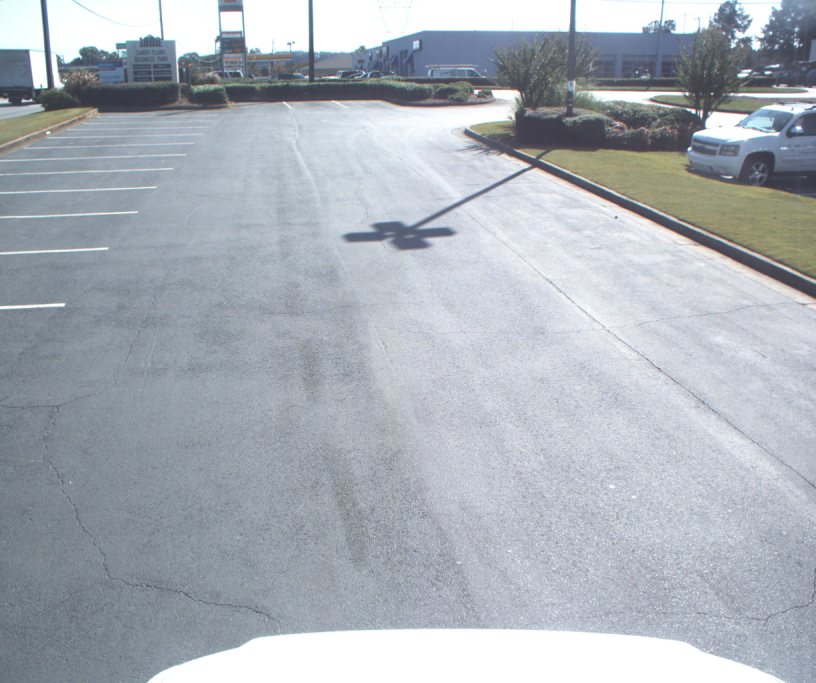
#> input picture New Sign Capture/000003.jpg, 2448 x 2048 px (shown at 1/3 size)
$ python resizer.py
#> lines starting #> are read from the running program, lines starting #| are printed output that depends on the picture; after the words box and inside, x2 and y2 are one past the last pixel; in counts of white or black regions, pixels touching at a corner belong together
import cv2

big_image=cv2.imread('000003.jpg')
#> big_image is the input picture: shape (2048, 2448, 3); mean B, G, R 183.9, 176.4, 169.7
small_image=cv2.resize(big_image,(612,512))
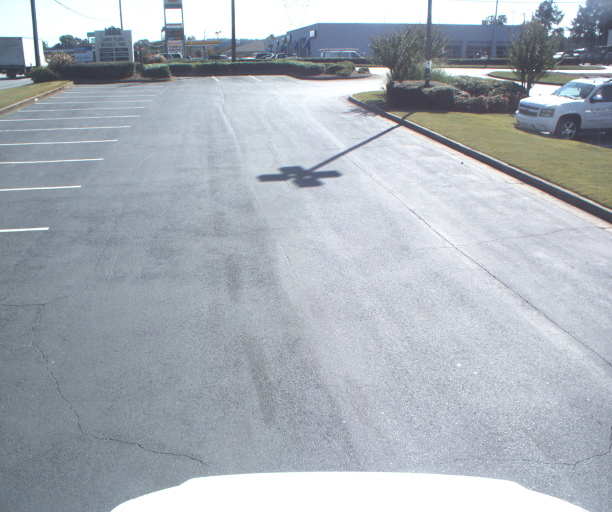
#> small_image: shape (512, 612, 3); mean B, G, R 184, 176.5, 169.9
y,x,_=big_image.shape
#> y = 2048; x = 2448

scale_y=y/512
#> scale_y = 4
scale_x=x/612
#> scale_x = 4

cv2.rectangle(small_image, (100,100), (300,300),(0,0,0),3)
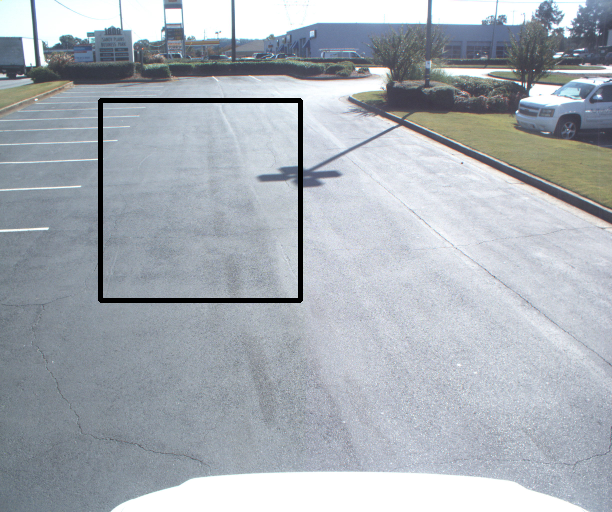
#> small_image: shape (512, 612, 3); 1.27% of pixels changed, all inside (x1, y1, x2, y2) = (98, 98, 303, 303)
cv2.imshow('small',small_image)

cv2.rectangle(big_image,(int(100*scale_y),int(100*scale_x)),(int(300*scale_y),int(300*scale_x)),(0,0,0),3)
cv2.imshow('big',big_image)

cv2.waitKey(0)

$ run again, with New Sign Capture/000000.jpg copied over New Sign Capture/000003.jpg
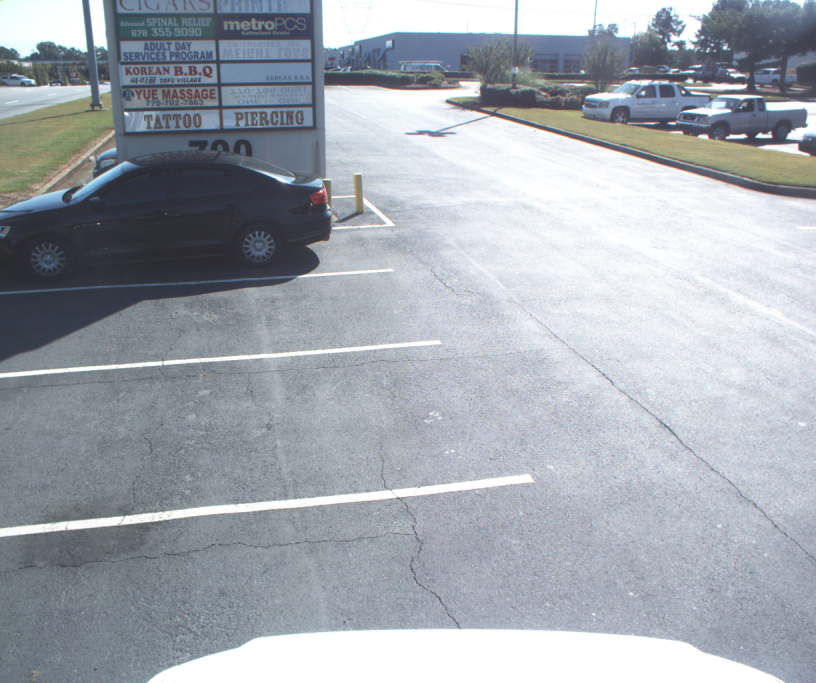
#> input picture New Sign Capture/000000.jpg, 2448 x 2048 px (shown at 1/3 size)
#> big_image is the input picture: shape (2048, 2448, 3); mean B, G, R 175.7, 168.1, 162.1
#> `small_image=cv2.resize(big_image,(612,512))`:
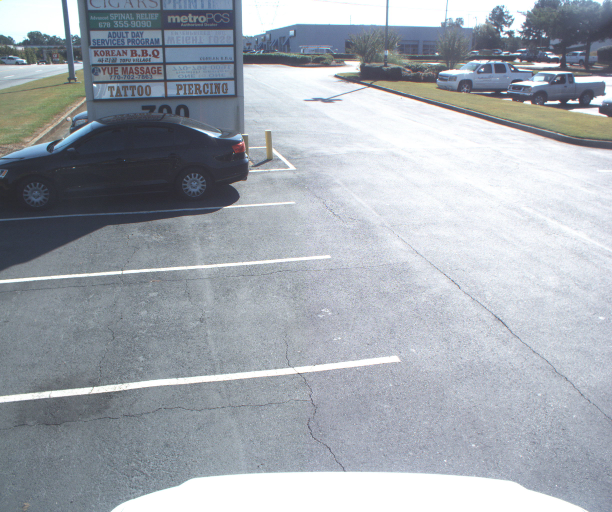
#> small_image: shape (512, 612, 3); mean B, G, R 175.8, 168.2, 162.2
#> `cv2.rectangle(small_image, (100,100), (300,300),(0,0,0),3)`:
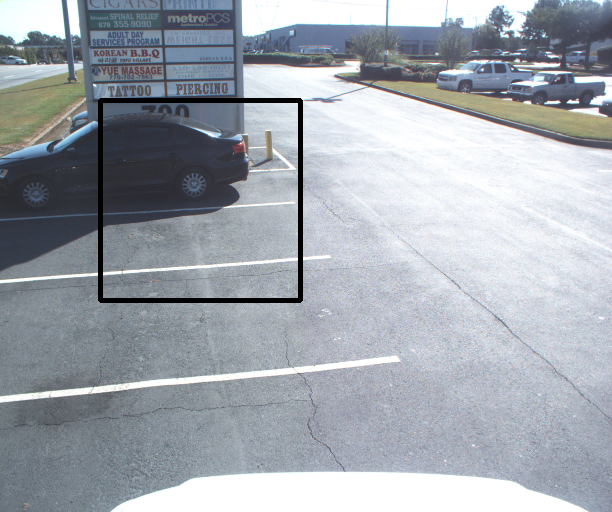
#> small_image: shape (512, 612, 3); 1.27% of pixels changed, all inside (x1, y1, x2, y2) = (98, 98, 303, 303)

$ run again, with New Sign Capture/000001.jpg copied over New Sign Capture/000003.jpg
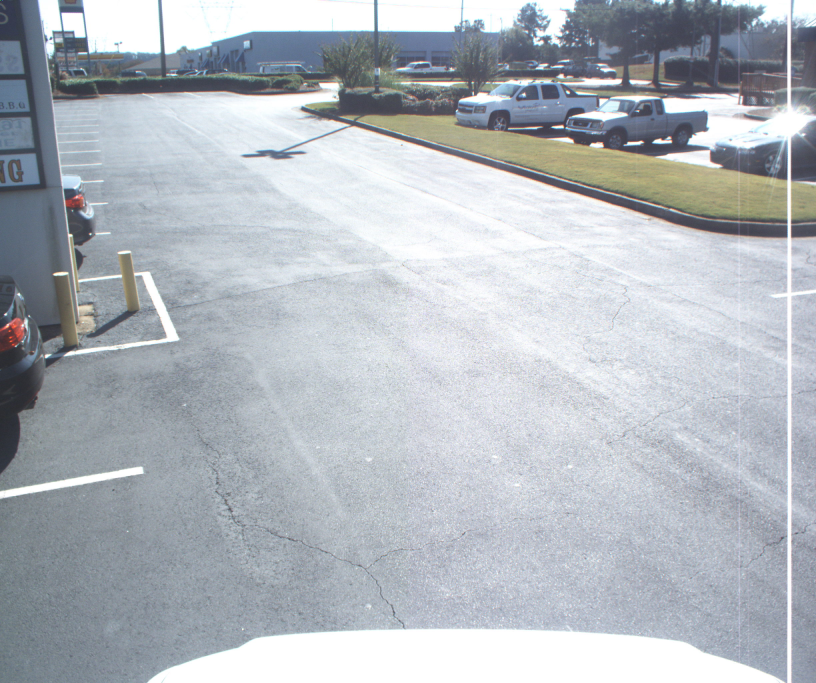
#> input picture New Sign Capture/000001.jpg, 2448 x 2048 px (shown at 1/3 size)
#> big_image is the input picture: shape (2048, 2448, 3); mean B, G, R 190.3, 183.6, 177.8
#> `small_image=cv2.resize(big_image,(612,512))`:
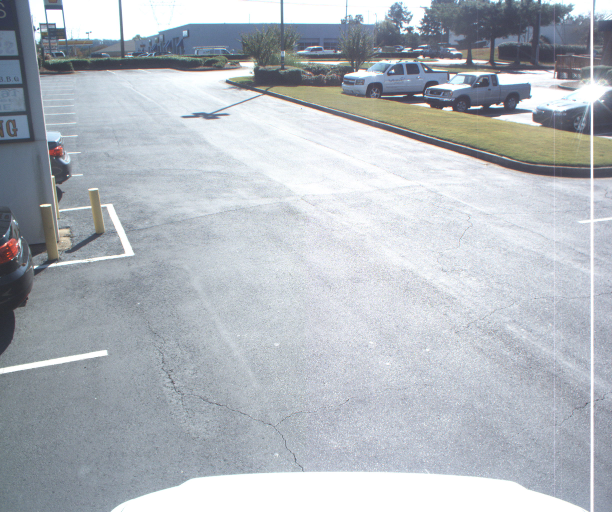
#> small_image: shape (512, 612, 3); mean B, G, R 190.4, 183.7, 177.9
#> `cv2.rectangle(small_image, (100,100), (300,300),(0,0,0),3)`:
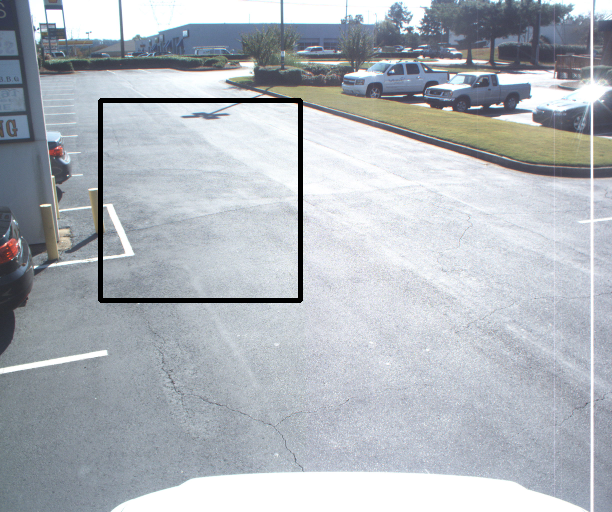
#> small_image: shape (512, 612, 3); 1.27% of pixels changed, all inside (x1, y1, x2, y2) = (98, 98, 303, 303)
